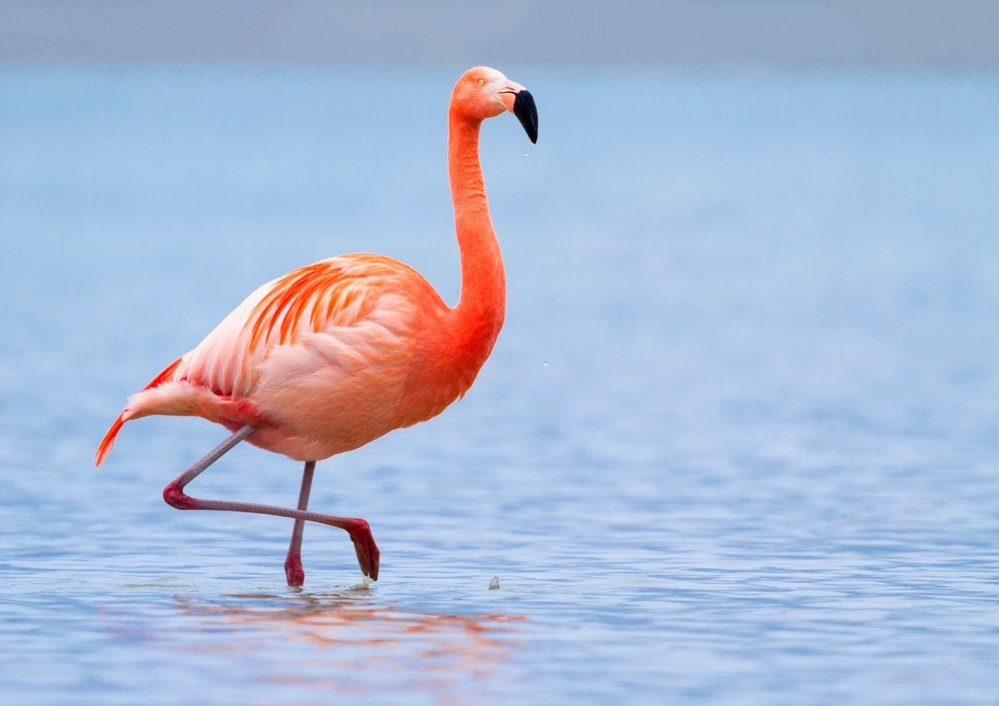
#> input picture Segmenta/Outra/flamingo.jfif, 999 x 706 px, shrunk from 1280 x 905 before the run, found by its file name
$ python fechamento.py
#> lines starting #> are read from the running program, lines starting #| are printed output that depends on the picture; after the words box and inside, x2 and y2 are one past the last pixel; in counts of white or black regions, pixels touching at a corner belong together
import cv2
import numpy as np

# Load the image
image = cv2.imread('Segmenta/Outra/flamingo.jfif')
#> image is the input picture: shape (706, 999, 3); mean B, G, R 212.7, 186.3, 170.9

# Convert to HSV color space
hsv_image = cv2.cvtColor(image, cv2.COLOR_BGR2HSV)
#> hsv_image: shape (706, 999, 3); mean H, S, V 99.5, 72.8, 223.4

# Define blue color range
lower_blue = np.array([100, 50, 50])
upper_blue = np.array([140, 255, 255])

# Create a mask for blue tones
mask_blue = cv2.inRange(hsv_image, lower_blue, upper_blue)
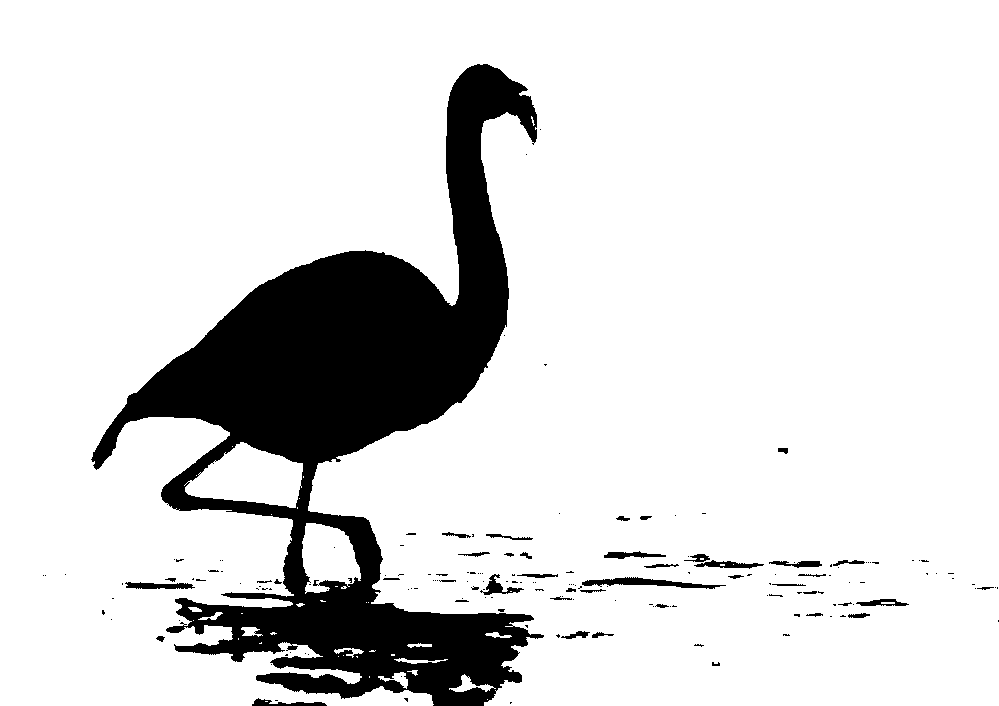
#> mask_blue: shape (706, 999); 86.1% white; 171 black regions (127 under 20 px), largest, box (x1, y1, x2, y2) and area: (91, 64, 544, 706) 92872, (582, 577, 726, 589) 730, (125, 582, 195, 589) 347

# Invert the mask to exclude blue pixels
mask_not_blue = cv2.bitwise_not(mask_blue)

# Apply the mask to the original image to exclude blue pixels
filtered_image = cv2.bitwise_and(image, image, mask=mask_not_blue)
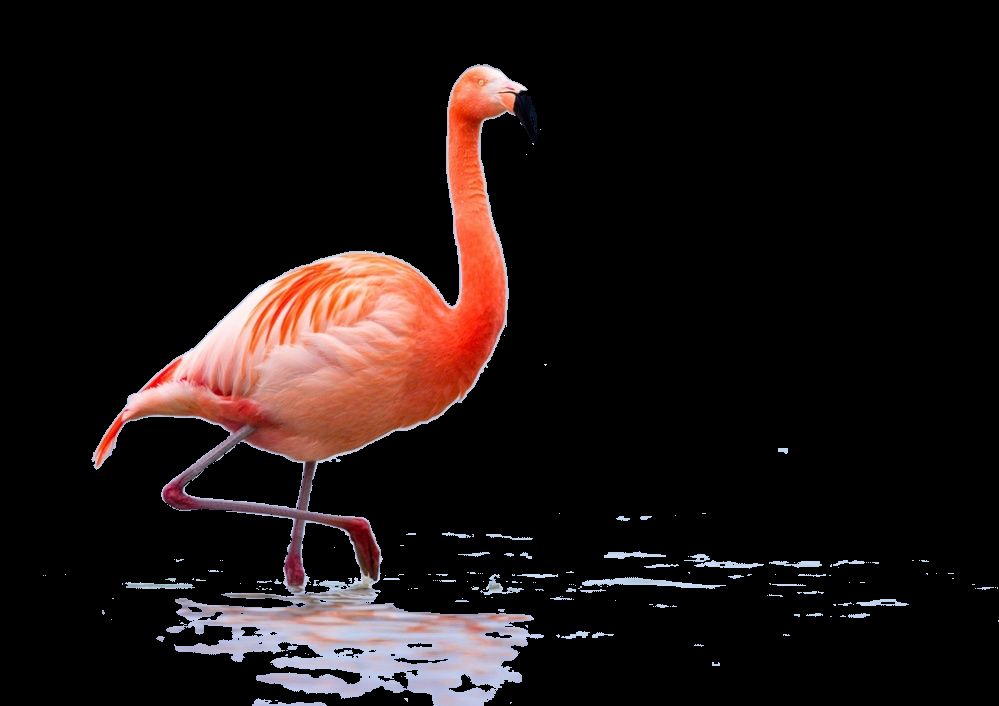
#> filtered_image: shape (706, 999, 3); mean B, G, R 18.5, 19.4, 28.1

# Convert to grayscale
gray = cv2.cvtColor(filtered_image, cv2.COLOR_BGR2GRAY)
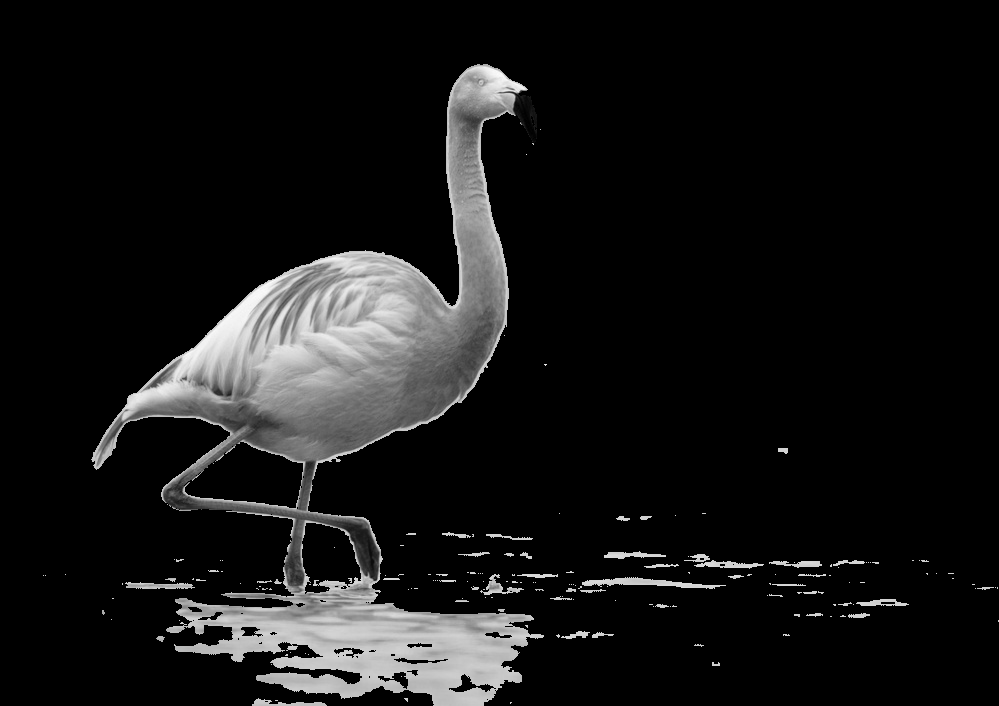
#> gray: shape (706, 999); min 0, max 252, mean 21.9

# Apply thresholding
_, binary = cv2.threshold(gray, 1, 255, cv2.THRESH_BINARY)
#> binary: shape (706, 999); 13.9% white; 171 white regions (127 under 20 px)

# Find contours
contours, _ = cv2.findContours(binary, cv2.RETR_EXTERNAL, cv2.CHAIN_APPROX_SIMPLE)
#> contours = 166 contours, 137 with area under 20; largest, box (x1, y1, x2, y2) and area: (91, 64, 544, 706) 100312, (582, 577, 726, 589) 582, (125, 582, 195, 589) 274, (694, 560, 764, 569) 242, (480, 574, 524, 595) 230

# Find the largest contour
largest_contour = max(contours, key=cv2.contourArea)
#> largest_contour = contour of 1609 points, box (x1, y1, x2, y2) (91, 64, 544, 706), area 100312

# Create a mask for the largest contour
mask_largest = np.zeros_like(gray)
cv2.drawContours(mask_largest, [largest_contour], -1, 255, thickness=cv2.FILLED)
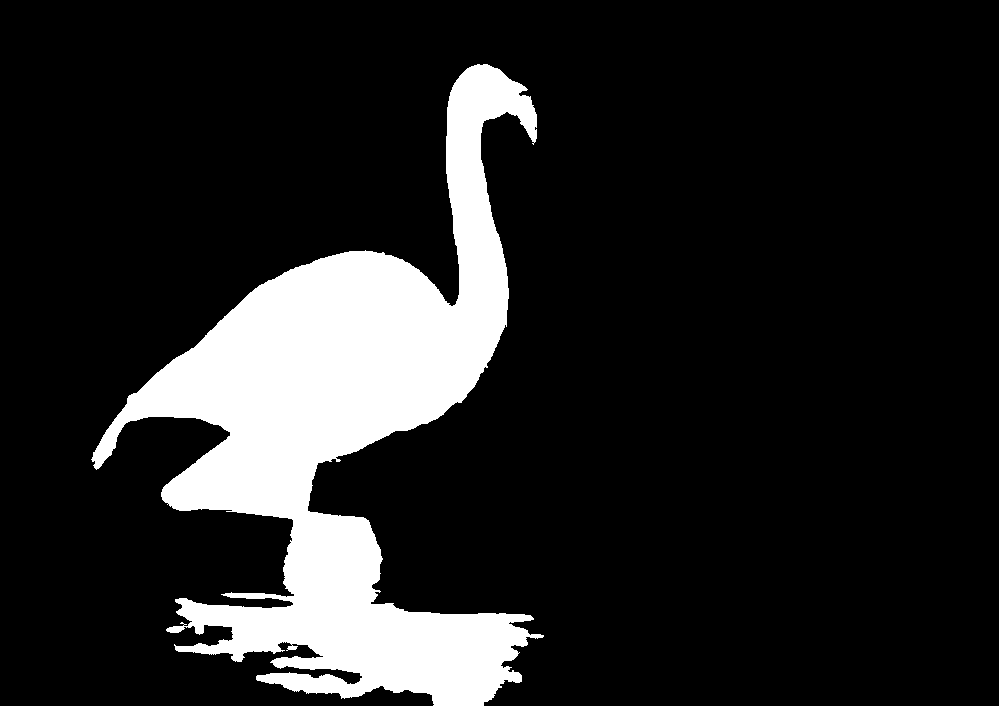
#> mask_largest: shape (706, 999); 14.5% white; 1 white region, box (x1, y1, x2, y2) and area: (91, 64, 544, 706) 102110

# Apply the largest contour mask to the original image
final_result = np.zeros_like(image)
final_result[mask_largest != 0] = image[mask_largest != 0]
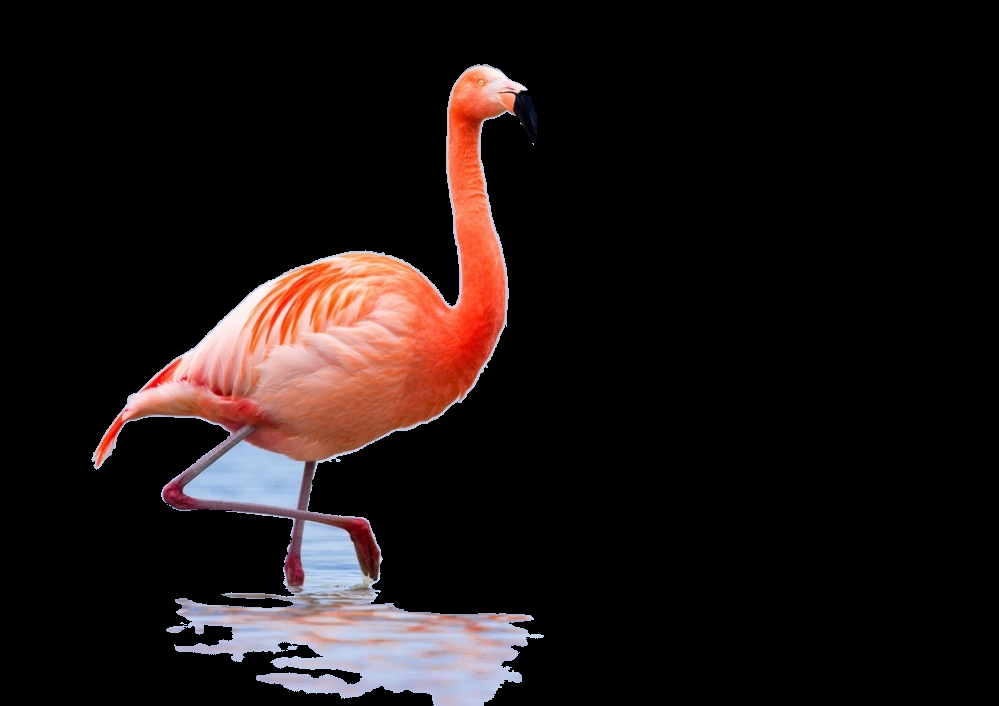
#> final_result: shape (706, 999, 3); mean B, G, R 19.9, 20.5, 29

# Optional: Apply morphological operations to clean up
kernel = np.ones((5,5), np.uint8)
mask_largest_clean = cv2.morphologyEx(mask_largest, cv2.MORPH_CLOSE, kernel)
#> mask_largest_clean: shape (706, 999); 14.5% white; 1 white region, box (x1, y1, x2, y2) and area: (91, 64, 544, 706) 102554
final_result_clean = cv2.bitwise_and(image, image, mask=mask_largest_clean)

# Save or display the results
cv2.imwrite('segmented_image.jpg', final_result_clean)
cv2.imshow('Segmented Image', final_result_clean)
cv2.waitKey(0)
cv2.destroyAllWindows()
